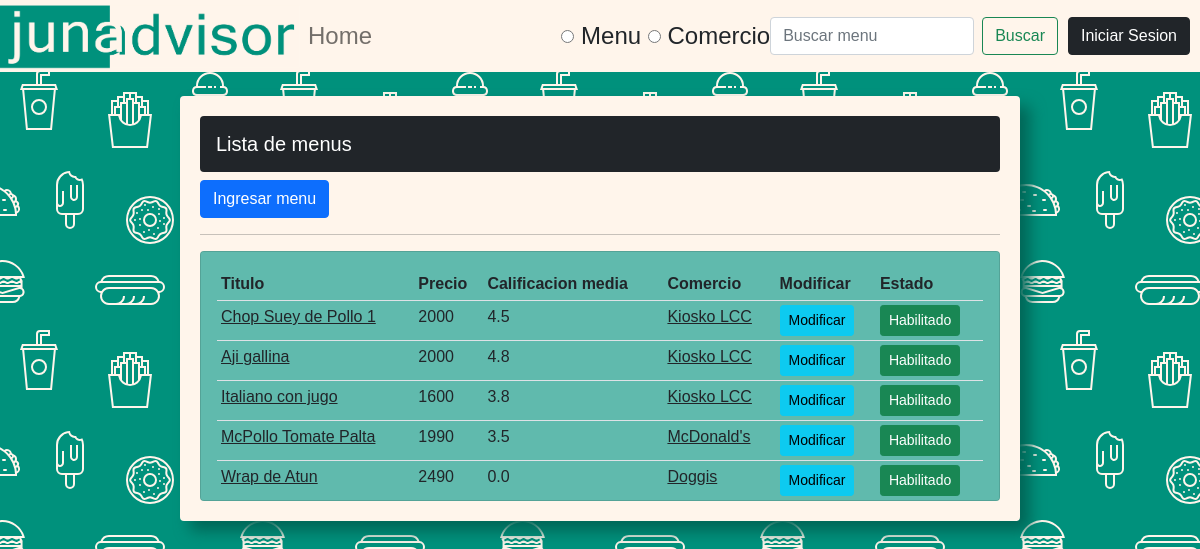
Page /administrar_menu/ on the committed database.
### app/models.py (models this page shows, shortened)
class Menu(models.Model):
    comercio = models.ForeignKey(Comercio, null=True, on_delete=models.SET_NULL)
    titulo = models.CharField(max_length=100, null=True)
    precio = models.PositiveIntegerField()
    descripcion = models.CharField(max_length=500, null=True)
    calificacion_media = models.FloatField(default=0)
    menu_pic  = models.ImageField(null=True, blank=True)
    is_active = models.BooleanField(default=True)
    categoria = models.ManyToManyField(Categoria)

class Comercio(models.Model):
    nombre = models.CharField(max_length=100, null=True)
    descripcion = models.CharField(max_length=500, null=True)
    direccion = models.CharField(max_length=100, null=True)
    is_active = models.BooleanField(default=True)

### app/views.py (the view)
# urls.py: path('administrar_menu/', views.administrarMenu, name="administrar_menu"),
def administrarMenu(request):
    menus = Menu.objects.all()
    context = {'menus': menus}
    return render(request, 'app/admin_menu.html', context)

### app/templates/app/admin_menu.html
{% extends 'app/main.html' %}
{% block content %}
<div class="w-100">
    <h5>Lista de menus</h5>
    <a class="btn btn-primary" href="{% url 'ingresar_menu'%}">Ingresar menu</a>
    <hr>
    <div class="card card-body overflow-auto max-h-250">
        <table class="table table-sm">
            <tr>
                <th>Titulo</th>
                <th>Precio</th>
                <th>Calificacion media</th>
                <th>Comercio</th>
                <th>Modificar</th>
                <th>Estado</th>
            </tr>
            {% for menu in menus %}
            <tr>
                <td><a class="link-dark" href="{% url 'menu' menu.id %}">{{menu.titulo}}</a></td>
                <td>{{menu.precio}}</td>
                <td>{{menu.calificacion_media}}</td>
                <td><a class="link-dark" href="{% url 'comercio' menu.comercio.id %}">{{menu.comercio.nombre}}</a></td>
                <td><a class="btn btn-sm btn-info" href="{% url 'modificar_menu' menu.id %}">Modificar</a></td>
                {% if not menu.is_active %}
                    <td><a class="btn btn-sm btn-danger" href="">Deshabilitado</a></td>
                    {% else %}
                    <td><a class="btn btn-sm btn-success" href="">Habilitado</a></td>
                    {% endif %}
            </tr>
            {% endfor %}
        </table>
    </div>
</div>
{% endblock %}

### static/css/style.css (style rules this page uses)
:root { --primary-color: #00917c; --pr-light-1: #209F8C; --pr-light-2: #60BAAD; --pr-light-3: #9FD6CE; --secondary-color: #fff5eb; --sec-dark-1: #FFEEDD; --third-color: #17a2b8; }
body { font-family:'Gill Sans', 'Gill Sans MT', Calibri, 'Trebuchet MS', sans-serif; background-color: var(--primary-color); }
.card { color: var(--secondary-color); background-color: var(--pr-light-2); }
.max-h-250 { max-height: 250px; }
h5 { color: white; background-color: #212529; padding: 1rem; border-radius: .25rem; }

### rows in the picture
Menu: titulo "Chop Suey de Pollo 1", precio "2000", calificacion_media "4.5", comercio.nombre "Kiosko LCC", is_active "Habilitado"
Menu: titulo "Aji gallina", precio "2000", calificacion_media "4.8", comercio.nombre "Kiosko LCC", is_active "Habilitado"
Menu: titulo "Italiano con jugo", precio "1600", calificacion_media "3.8", comercio.nombre "Kiosko LCC", is_active "Habilitado"
Menu: titulo "McPollo Tomate Palta", precio "1990", calificacion_media "3.5", comercio.nombre "McDonald's", is_active "Habilitado"
Menu: titulo "Wrap de Atun", precio "2490", calificacion_media "0.0", comercio.nombre "Doggis", is_active "Habilitado"
